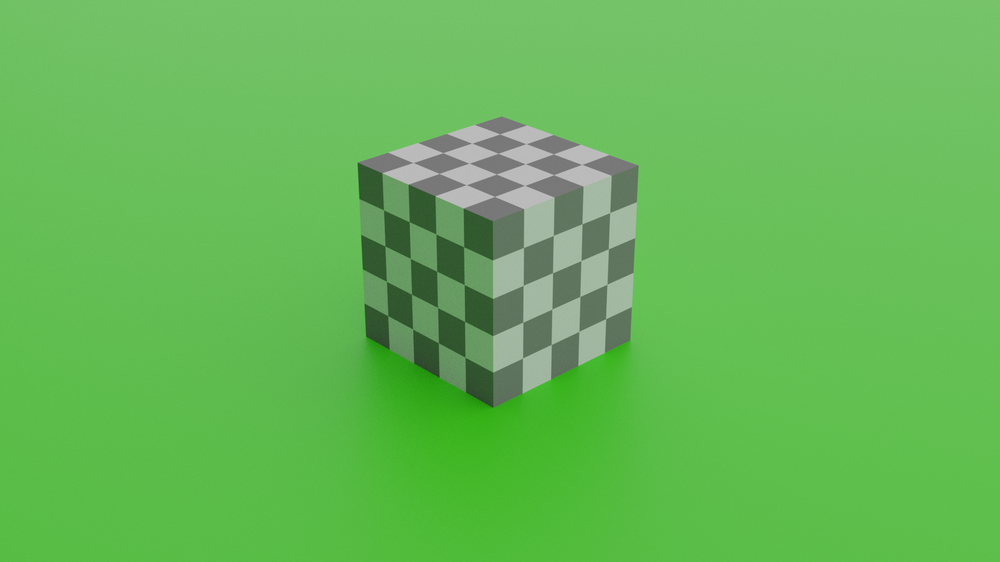
#> input picture data/checkered_on_greenscreen.png, 1000 x 562 px, shrunk from 1920 x 1080 before the run
$ python edge_test.py
#> lines starting #> are read from the running program, lines starting #| are printed output that depends on the picture; after the words box and inside, x2 and y2 are one past the last pixel; in counts of white or black regions, pixels touching at a corner belong together
import cv2
import numpy as np
import imageio
import matplotlib.pyplot as plt
from skimage.restoration import denoise_tv_chambolle

filename = 'data/checkered_on_greenscreen.png'
img = imageio.imread(filename)
#> img is the input picture: shape (562, 1000, 4); mean R, G, B, A 100.7, 184.8, 86.2, 255
R = np.sqrt(img.shape[0]**2 + img.shape[1]**2)
#> R = 1147.1
gray = cv2.cvtColor(img, cv2.COLOR_RGB2GRAY)
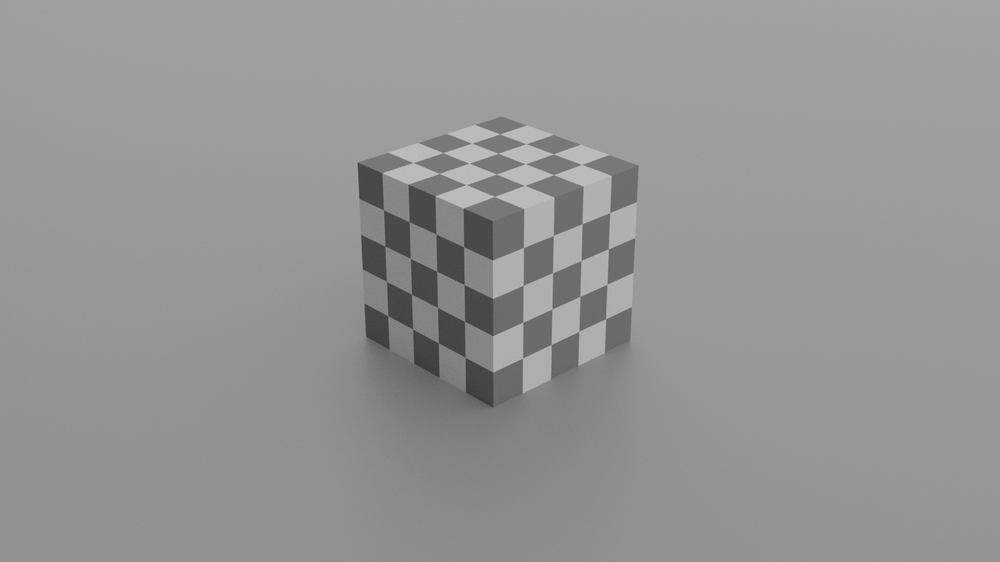
#> gray: shape (562, 1000); min 55, max 194, mean 148.4

edges = cv2.Canny(gray, 15, 200)
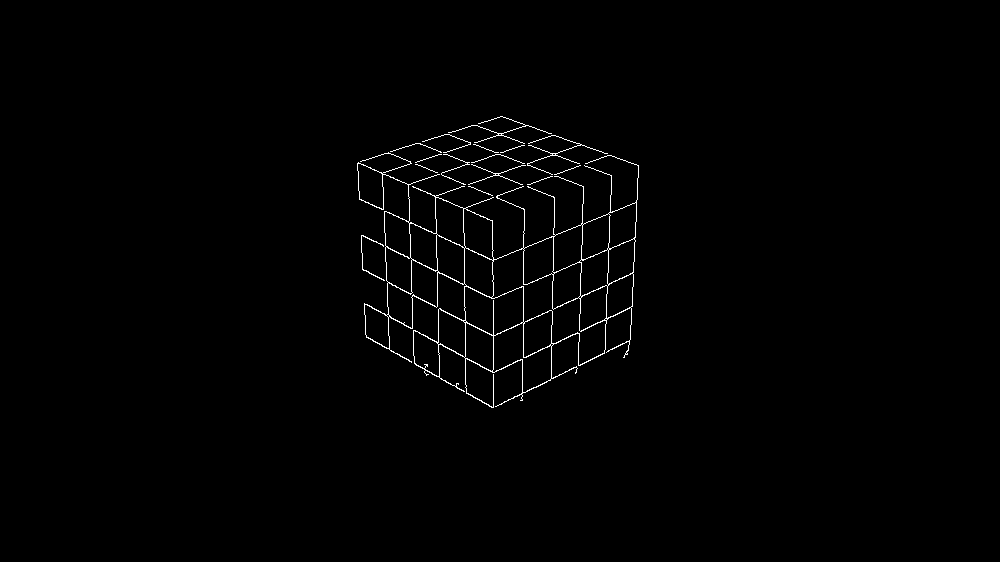
#> edges: shape (562, 1000); 0.92% white in thin lines or dots, all inside (x1, y1, x2, y2) = (357, 116, 639, 408)

n = 100
lines = cv2.HoughLines(edges, 2, 2 * np.pi / n, 75)
#> lines = 44 rows, first 8: [492, 0], [464, 0], [546, 1.13], [26, 2.01], [552, 0], [524, 0], [422, 1.19], [282, 1.26]
lines = lines[:,0,:]
#> lines = 44 pairs, first value -448 to 648, second value 0 to 3.08
theta_threshold = 1 * np.pi / n

def rot(P):
	return np.array([-P[1], P[0]])

def polar_to_cart(rho, theta):
	a = np.cos(theta)
	b = np.sin(theta)
	cx = rho * a
	cy = rho * b
	x0 = cx - b
	y0 = cy + a
	P0 = np.array([x0, y0])
	V = np.array([b, -a])
	V /= np.linalg.norm(V)
	return P0, V

def line_dist(rho1, theta1, rho2, theta2):
	theta = (theta1 + theta2) / 2.0
	P0, _ = polar_to_cart(rho1, theta1)
	Q0, _ = polar_to_cart(rho2, theta2)
	_, V = polar_to_cart(rho1, theta)
	t = np.dot(Q0 - P0, rot(V)) / np.dot(rot(V), rot(V))
	return abs(t) * np.linalg.norm(rot(V))


parallel = {i: [j for j in range(lines.shape[0]) if i != j and abs(lines[i][1] - lines[j][1]) <= theta_threshold] for i in range(lines.shape[0])}
#> parallel = 44 items
furthest = {}

for i in parallel:
	max_j = -1
	max_dist = 0
	for j in parallel[i]:
		dist = line_dist(*lines[i], *lines[j])
		if max_j == -1 or dist > max_dist:
			max_j = j
			max_dist = dist
	furthest[i] = j
#> this loop made 44 passes

fig, (ax0, ax1) = plt.subplots(1, 2)

ax0.imshow(gray, cmap='gray')
ax0.set_title('Original Image')
ax0.set_xticks([])
ax0.set_yticks([])

for i in range(lines.shape[0]):
	rho, theta = lines[i]
	P0, V = polar_to_cart(rho, theta)
	A = P0 + 2*R*V
	B = P0 - 2*R*V
	ax0.plot([A[0], B[0]], [A[1], B[1]], c='r')

ax1.imshow(edges, cmap='gray')
ax1.set_title('Edge Image')
ax1.set_xticks([])
ax1.set_yticks([])

plt.show()
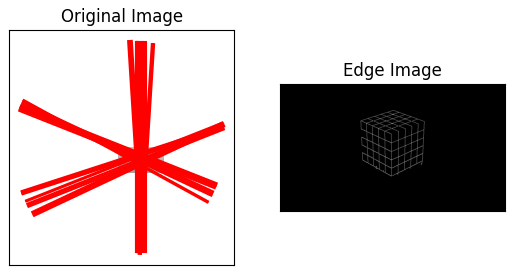
#> figure drawn by matplotlib, 2 panels
